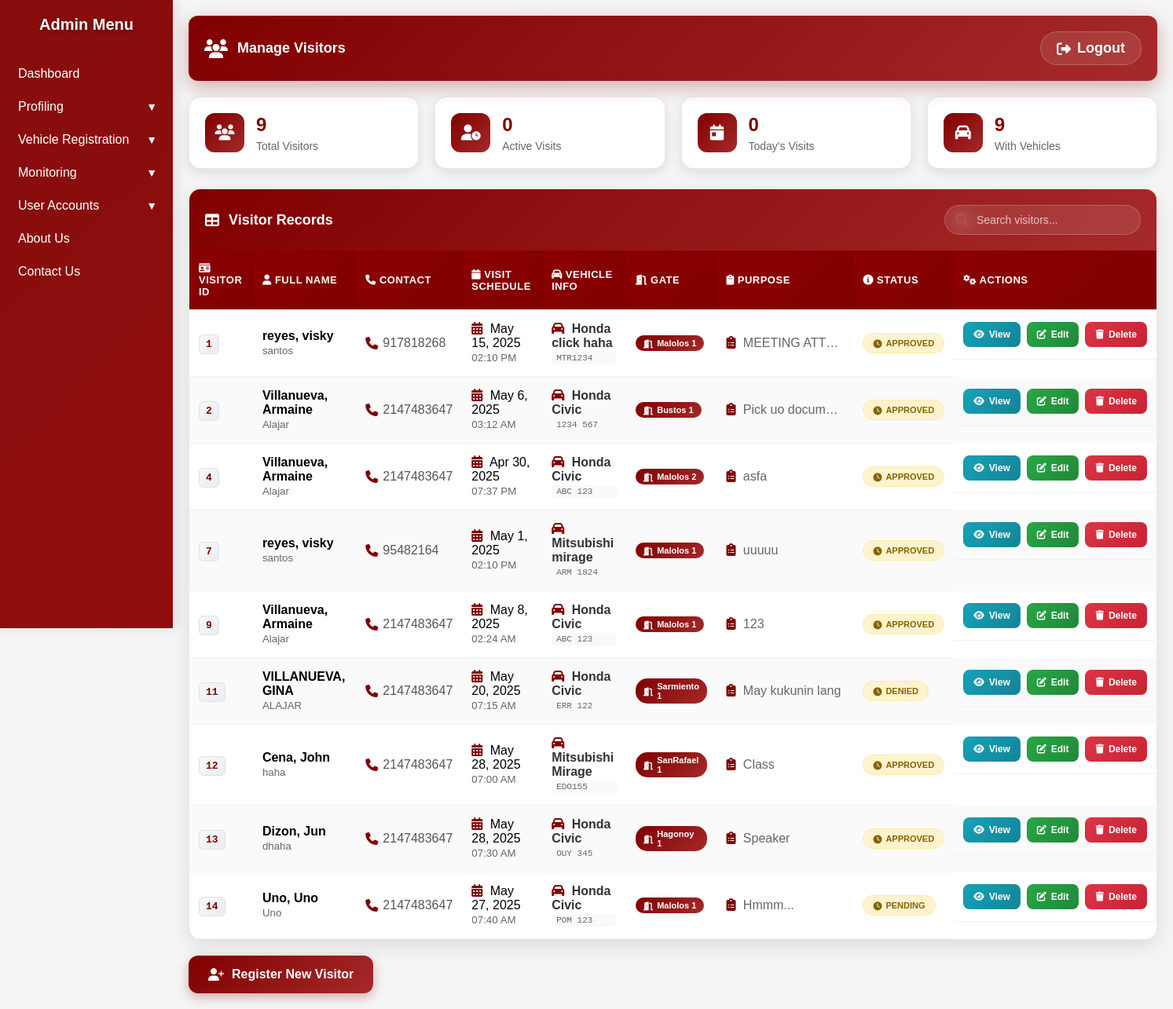
Page /manage_visitor.php on the committed database.
### tables this page shows
CREATE TABLE `visitor` (
  `VisitorID` int(255) NOT NULL,
  `LastName` varchar(50) NOT NULL,
  `FirstName` varchar(50) NOT NULL,
  `MiddleName` varchar(50) NOT NULL,
  `ContactNumber` int(11) NOT NULL,
  `ScheduledVisit` datetime(6) NOT NULL,
  `VehicleModel` varchar(100) NOT NULL,
  `PlateNumber` varchar(10) NOT NULL,
  `GateID` varchar(100) NOT NULL,
  `Purpose` text NOT NULL,
  `Status` varchar(20) NOT NULL DEFAULT 'Pending'
);

### manage_visitor.php (the view, shortened to what this page needs)
<?php
$conn = openCon();
$visitorQuery = "SELECT VisitorID, LastName, FirstName, MiddleName, ContactNumber, ScheduledVisit, VehicleModel, PlateNumber, GateID, Purpose, Status FROM visitor";
$visitorResult = $conn->query($visitorQuery);
?>
<!DOCTYPE html>
<html lang="en">
<head>
  <link href="https://cdnjs.cloudflare.com/ajax/libs/font-awesome/6.4.0/css/all.min.css" rel="stylesheet">
</head>
<body>
<?php include 'sidebar.php'; ?>
<div class="main">
  <nav>
    <div class="nav-title">
      <i class="fas fa-users"></i>
      Manage Visitors
    </div>
    <a href="index.php" class="logout-btn">
      <i class="fas fa-sign-out-alt"></i>
      Logout
    </a>
  </nav>
  <div class="stats-cards">
    <div class="stat-card">
      <div class="stat-icon">
        <i class="fas fa-users"></i>
      </div>
      <div class="stat-info">
        <h3><?= $visitorResult->num_rows ?></h3>
        <p>Total Visitors</p>
      </div>
    </div>
    <div class="stat-card">
      <div class="stat-icon">
        <i class="fas fa-user-clock"></i>
      </div>
      <div class="stat-info">
        <h3><?php
          $conn = openCon();
          $activeQuery = "SELECT COUNT(*) as count FROM visitor WHERE Status = 'Active'";
          $activeResult = $conn->query($activeQuery);
          $activeCount = $activeResult->fetch_assoc()['count'];
          echo $activeCount;
        ?></h3>
        <p>Active Visits</p>
      </div>
    </div>
    <div class="stat-card">
      <div class="stat-icon">
        <i class="fas fa-calendar-day"></i>
      </div>
      <div class="stat-info">
        <h3><?php
          $conn = openCon();
          $todayQuery = "SELECT COUNT(*) as count FROM visitor WHERE DATE(ScheduledVisit) = CURDATE()";
          $todayResult = $conn->query($todayQuery);
          $todayCount = $todayResult->fetch_assoc()['count'];
          echo $todayCount;
        ?></h3>
        <p>Today's Visits</p>
      </div>
    </div>
    <div class="stat-card">
      <div class="stat-icon">
        <i class="fas fa-car"></i>
      </div>
      <div class="stat-info">
        <h3><?php
          $conn = openCon();
          $vehicleQuery = "SELECT COUNT(*) as count FROM visitor WHERE VehicleModel IS NOT NULL AND VehicleModel != ''";
          $vehicleResult = $conn->query($vehicleQuery);
          $vehicleCount = $vehicleResult->fetch_assoc()['count'];
          echo $vehicleCount;
        ?></h3>
        <p>With Vehicles</p>
      </div>
    </div>
  </div>
  <div class="table-container">
    <div class="table-header">
      <div class="table-title">
        <i class="fas fa-table"></i>
        Visitor Records
      </div>
      <div class="search-container">
        <div class="search-box">
          <i class="fas fa-search"></i>
          <input type="text" placeholder="Search visitors..." id="searchInput">
        </div>
      </div>
    </div>
    <table id="visitorTable">
      <thead>
        <tr>
          <th><i class="fas fa-id-card"></i> Visitor ID</th>
          <th><i class="fas fa-user"></i> Full Name</th>
          <th><i class="fas fa-phone"></i> Contact</th>
          <th><i class="fas fa-calendar"></i> Visit Schedule</th>
          <th><i class="fas fa-car"></i> Vehicle Info</th>
          <th><i class="fas fa-door-open"></i> Gate</th>
          <th><i class="fas fa-clipboard"></i> Purpose</th>
          <th><i class="fas fa-info-circle"></i> Status</th>
          <th><i class="fas fa-cogs"></i> Actions</th>
        </tr>
      </thead>
      <tbody>
        <?php if ($visitorResult->num_rows > 0): ?>
          <?php while($visitor = $visitorResult->fetch_assoc()): ?>
            <tr>
              <td>
                <span class="visitor-id"><?= htmlspecialchars($visitor['VisitorID']) ?></span>
              </td>
              <td>
                <strong><?= htmlspecialchars($visitor['LastName']) ?>, <?= htmlspecialchars($visitor['FirstName']) ?></strong>
                <?php if (!empty($visitor['MiddleName'])): ?>
                  <br><small style="color: #666;"><?= htmlspecialchars($visitor['MiddleName']) ?></small>
                <?php endif; ?>
              </td>
              <td>
                <div class="contact-info">
                  <i class="fas fa-phone" style="color: maroon;"></i>
                  <?= htmlspecialchars($visitor['ContactNumber']) ?>
                </div>
              </td>
              <td>
                <i class="fas fa-calendar-alt" style="color: maroon; margin-right: 5px;"></i>
                <?= date('M j, Y', strtotime($visitor['ScheduledVisit'])) ?>
                <br><small style="color: #666;"><?= date('h:i A', strtotime($visitor['ScheduledVisit'])) ?></small>
              </td>
              <td>
                <?php if (!empty($visitor['VehicleModel'])): ?>
                  <div class="vehicle-info">
                    <div class="vehicle-model">
                      <i class="fas fa-car" style="color: maroon; margin-right: 5px;"></i>
                      <?= htmlspecialchars($visitor['VehicleModel']) ?>
                    </div>
                    <?php if (!empty($visitor['PlateNumber'])): ?>
                      <div class="plate-number"><?= htmlspecialchars($visitor['PlateNumber']) ?></div>
                    <?php endif; ?>
                  </div>
                <?php else: ?>
                  <span style="color: #999;"><i class="fas fa-walking"></i> On foot</span>
                <?php endif; ?>
              </td>
              <td>
                <span class="gate-badge">
                  <i class="fas fa-door-open"></i>
                  <?= htmlspecialchars(str_replace('_', ' ', $visitor['GateID'])) ?>
                </span>
              </td>
              <td>
                <div class="purpose-text" title="<?= htmlspecialchars($visitor['Purpose']) ?>">
                  <i class="fas fa-clipboard-list" style="color: maroon; margin-right: 5px;"></i>
                  <?= htmlspecialchars($visitor['Purpose']) ?>
                </div>
              </td>
              <td>
                <?php
                $statusClass = 'status-pending';
                $statusIcon = 'clock';
                ?>
                <span class="status-badge <?= $statusClass ?>">
                  <i class="fas fa-<?= $statusIcon ?>"></i>
                  <?= htmlspecialchars($visitor['Status']) ?>
                </span>
              </td>
              <td class="action-btns">
                <a href="viewvisitor.php?visitorid=<?= $visitor['VisitorID'] ?>" class="btn-view">
                  <i class="fas fa-eye"></i>
                  View
                </a>
                <a href="editvisitor.php?visitorid=<?= $visitor['VisitorID'] ?>" class="btn-edit">
                  <i class="fas fa-edit"></i>
                  Edit
                </a>
                <a href="deletevisitor.php?visitorid=<?= $visitor['VisitorID'] ?>" class="btn-delete" onclick="return confirm('Are you sure you want to delete this visitor record?')">
                  <i class="fas fa-trash"></i>
                  Delete
                </a>
              </td>
            </tr>
          <?php endwhile; ?>
        <?php endif; ?>
      </tbody>
    </table>
  </div>
  <a href="addvisitor.php" class="add-visitor-btn">
    <i class="fas fa-user-plus"></i>
    Register New Visitor
  </a>
</div>
</body>
</html>

### sidebar.php (style rules this page uses)
body { margin: 0; font-family: sans-serif; }

### rows in the picture
visitor: VisitorID "1", LastName "reyes", FirstName "visky", MiddleName "santos", ContactNumber "917818268", ScheduledVisit "May 15, 2025", ScheduledVisit "02:10 PM", VehicleModel "Honda click haha", PlateNumber "MTR1234", GateID "Malolos 1", Purpose "MEETING ATT…", Status "APPROVED"
visitor: VisitorID "2", LastName "Villanueva", FirstName "Armaine", MiddleName "Alajar", ContactNumber "2147483647", ScheduledVisit "May 6, 2025", ScheduledVisit "03:12 AM", VehicleModel "Honda Civic", PlateNumber "1234 567", GateID "Bustos 1", Purpose "Pick uo docum…", Status "APPROVED"
visitor: VisitorID "4", LastName "Villanueva", FirstName "Armaine", MiddleName "Alajar", ContactNumber "2147483647", ScheduledVisit "Apr 30, 2025", ScheduledVisit "07:37 PM", VehicleModel "Honda Civic", PlateNumber "ABC 123", GateID "Malolos 2", Purpose "asfa", Status "APPROVED"
visitor: VisitorID "7", LastName "reyes", FirstName "visky", MiddleName "santos", ContactNumber "95482164", ScheduledVisit "May 1, 2025", ScheduledVisit "02:10 PM", VehicleModel "Mitsubishi mirage", PlateNumber "ARM 1824", GateID "Malolos 1", Purpose "uuuuu", Status "APPROVED"
visitor: VisitorID "9", LastName "Villanueva", FirstName "Armaine", MiddleName "Alajar", ContactNumber "2147483647", ScheduledVisit "May 8, 2025", ScheduledVisit "02:24 AM", VehicleModel "Honda Civic", PlateNumber "ABC 123", GateID "Malolos 1", Purpose "123", Status "APPROVED"
visitor: VisitorID "11", LastName "VILLANUEVA", FirstName "GINA", MiddleName "ALAJAR", ContactNumber "2147483647", ScheduledVisit "May 20, 2025", ScheduledVisit "07:15 AM", VehicleModel "Honda Civic", PlateNumber "ERR 122", GateID "Sarmiento 1", Purpose "May kukunin lang", Status "DENIED"
visitor: VisitorID "12", LastName "Cena", FirstName "John", MiddleName "haha", ContactNumber "2147483647", ScheduledVisit "May 28, 2025", ScheduledVisit "07:00 AM", VehicleModel "Mitsubishi Mirage", PlateNumber "EDO155", GateID "SanRafael 1", Purpose "Class", Status "APPROVED"
visitor: VisitorID "13", LastName "Dizon", FirstName "Jun", MiddleName "dhaha", ContactNumber "2147483647", ScheduledVisit "May 28, 2025", ScheduledVisit "07:30 AM", VehicleModel "Honda Civic", PlateNumber "OUY 345", GateID "Hagonoy 1", Purpose "Speaker", Status "APPROVED"
visitor: VisitorID "14", LastName "Uno", FirstName "Uno", MiddleName "Uno", ContactNumber "2147483647", ScheduledVisit "May 27, 2025", ScheduledVisit "07:40 AM", VehicleModel "Honda Civic", PlateNumber "POM 123", GateID "Malolos 1", Purpose "Hmmm...", Status "PENDING"

### other values in the picture
$visitorResult->num_rows "9"
$activeCount "0"
$todayCount "0"
$vehicleCount "9"
